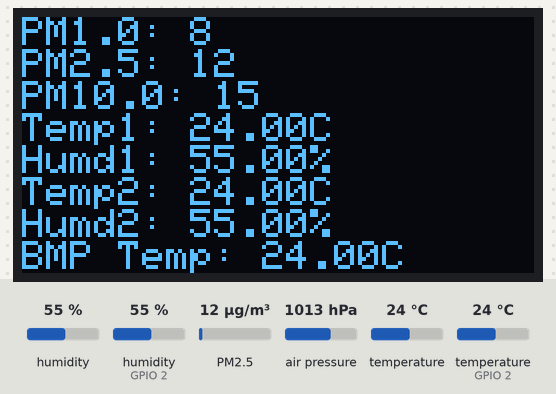
Recording of a sketch running on a simulated ESP32. Shown: 128×64 one-colour display. The test bench sets the inputs (shaded band); at power-on: humidity 55 %, humidity (sensor on GPIO 2) 55 %, PM2.5 12 µg/m³, air pressure 1013 hPa, temperature 24 °C, temperature (sensor on GPIO 2) 24 °C. WiFi joins after 1.5 s; servers stay silent unless stated; uploads are accepted with an empty reply; what the sketch prints to the serial monitor is not drawn.

Above: at 2.1 s.

The sketch:

xkj_v6.ino
```cpp
#include <PMS.h>
#include <HTTPClient.h>
#include <Wire.h>
#include <Adafruit_Sensor.h>
#include <DHT.h>
#include <Adafruit_GFX.h>
#include <Adafruit_SSD1306.h>
#include <Adafruit_BMP280.h>

// 初始化 OLED 顯示螢幕
Adafruit_SSD1306 display(128, 64, &Wire, -1);

const char* ssid = "6412";         // WiFi SSID
const char* password = "20020920";    // WiFi 密碼
const char* serverName = "http://topic.paki91.com/xkj/post_index.php";  // 伺服器地址

DHT dht1(0, DHT22);   // 使用引腳 0 連接 DHT22 溫濕度感測器
DHT dht2(2, DHT22);   // 使用引腳 2 連接 DHT22 溫濕度感測器
PMS pms(Serial1);     // 使用 Serial1 連接 PMS 鐳射顆粒感測器
PMS::DATA data;

#define BMP280_ADDRESS 0x76
Adafruit_BMP280 bmp; // 通過 I2C 連接的 BMP280 溫壓感測器

void setup() {
  Serial.begin(9600);
  while (!Serial) delay(100);
  Serial.println(F("初始化..."));

  // 初始化 OLED 顯示幕幕
  display.begin(SSD1306_SWITCHCAPVCC, 0x3C);
  display.clearDisplay();
  display.setTextSize(1.8);
  display.setTextColor(WHITE);

  // 連接到 WiFi
  WiFi.begin(ssid, password);
  while (WiFi.status() != WL_CONNECTED) {
    delay(1000);
    Serial.println("連接到WiFi...");
  }
  Serial.println("WiFi 連接成功");

  // 初始化 DHT 溫濕度感測器
  dht1.begin();
  dht2.begin();

  // 初始化 PMS 顆粒感測器
  Wire.begin();
  Serial1.begin(9600, SERIAL_8N1, 16, 17);

  // 初始化 BMP280 溫壓感測器
  if (!bmp.begin(BMP280_ADDRESS)) {
    Serial.println(F("無法找到有效的BMP280感測器。請檢查接線或地址。"));
    while (1);
  }
  bmp.setSampling(Adafruit_BMP280::MODE_NORMAL,
                  Adafruit_BMP280::SAMPLING_X2,
                  Adafruit_BMP280::SAMPLING_X16,
                  Adafruit_BMP280::FILTER_X16,
                  Adafruit_BMP280::STANDBY_MS_500);
}

void loop() {
  if (pms.read(data)) {
    int pm1 = data.PM_AE_UG_1_0;
    int pm25 = data.PM_AE_UG_2_5;
    int pm100 = data.PM_AE_UG_10_0;

    float dht1_temp = dht1.readTemperature();
    float dht1_humd = dht1.readHumidity();

    float dht2_temp = dht2.readTemperature();
    float dht2_humd = dht2.readHumidity();

    float bmp_temp = bmp.readTemperature();
    float bmp_pressure = bmp.readPressure() / 100.0; // 將 Pa 轉換為 hPa
    float bmp_altitude = bmp.readAltitude(1013.25);

//顯示器部分//
    display.clearDisplay();
    display.setCursor(0, 0);
    display.print("PM1.0: "); display.println(pm1);
    display.print("PM2.5: "); display.println(pm25);
    display.print("PM10.0: "); display.println(pm100);
    display.print("Temp1: "); display.print(dht1_temp);display.println("C");
    display.print("Humd1: "); display.print(dht1_humd);display.println("%");
    display.print("Temp2: "); display.print(dht2_temp);display.println("C");
    display.print("Humd2: "); display.print(dht2_humd);display.println("%");
    display.print("BMP Temp: "); display.print(bmp_temp);display.println("C");
    display.display();

//串口監視器部分//
    Serial.print("PM1.0: "); Serial.println(pm1);
    Serial.print("PM2.5: "); Serial.println(pm25);
    Serial.print("PM10.0: "); Serial.println(pm100);
    Serial.print("Temp1: "); Serial.print(dht1_temp);Serial.println("°C");
    Serial.print("Humd1: "); Serial.print(dht1_humd);Serial.println("%");
    Serial.print("Temp2: "); Serial.print(dht2_temp);Serial.println("°C");
    Serial.print("Humd2: "); Serial.print(dht2_humd);Serial.println("%");
    Serial.print("BMP Temp: "); Serial.print(bmp_temp);Serial.println("°C");
    Serial.print("BMP Press: "); Serial.print(bmp_pressure);Serial.println(" hPa");
    Serial.print("BMP Altitude: "); Serial.print(bmp_altitude);Serial.println(" m");

//HTTP部分//
    HTTPClient http;
    http.begin(serverName);
    http.addHeader("Content-Type", "application/x-www-form-urlencoded");

    String postData = "dht1_temp=" + String(dht1_temp) +
                      "&dht1_humd=" + String(dht1_humd) +
                      "&dht2_temp=" + String(dht2_temp) +
                      "&dht2_humd=" + String(dht2_humd) +
                      "&bmp_temp=" + String(bmp_temp) +
                      "&bmp_pressure=" + String(bmp_pressure) +
                      "&pms_pm1=" + String(pm1) +
                      "&pms_pm25=" + String(pm25) +
                      "&pms_pm100=" + String(pm100);

    int httpResponseCode = http.POST(postData);

    if (httpResponseCode > 0) {
      Serial.println("資料發送成功");
    } else {
      Serial.println("發送資料時出錯");
    }
    http.end();

    delay(30000); // 延遲30秒後再次讀取感測器資料
  }
}
```
